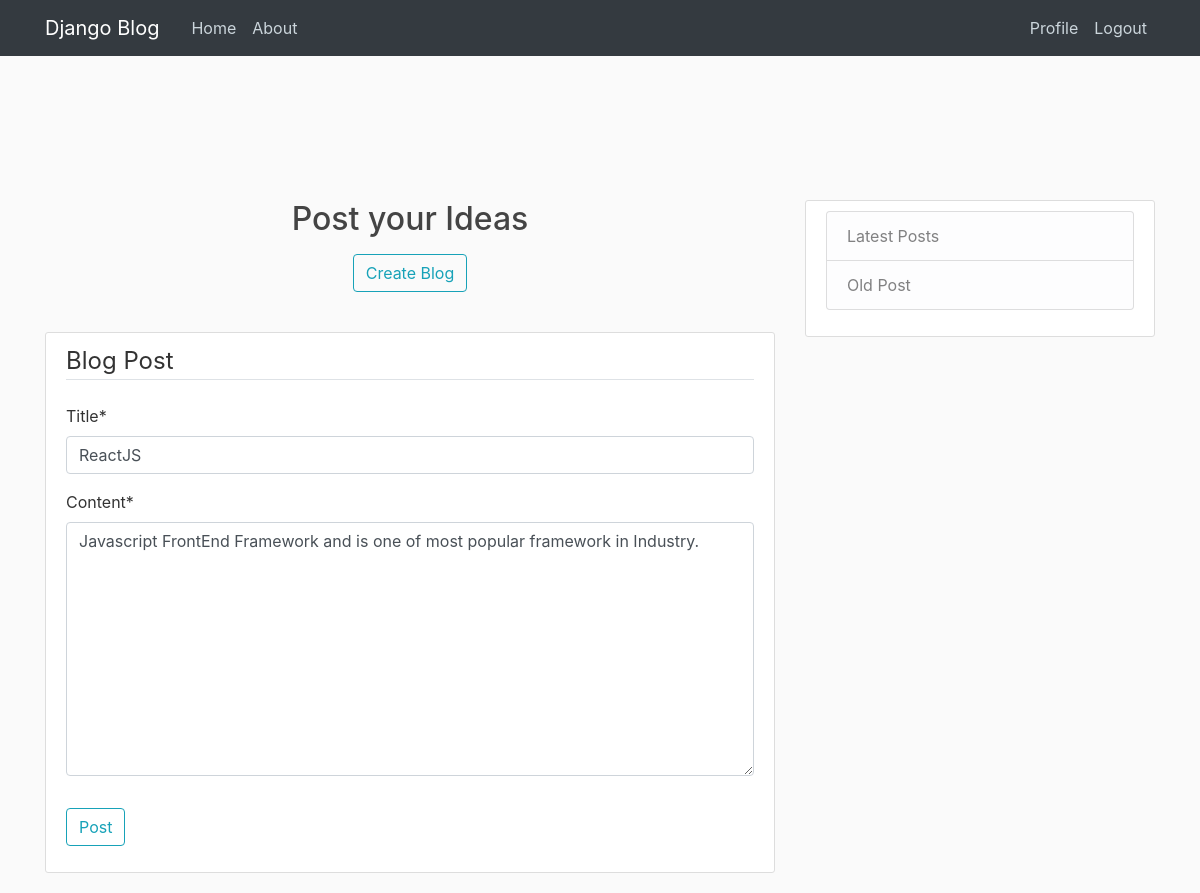
The app's page /post/4/update/ (signed in), older data.
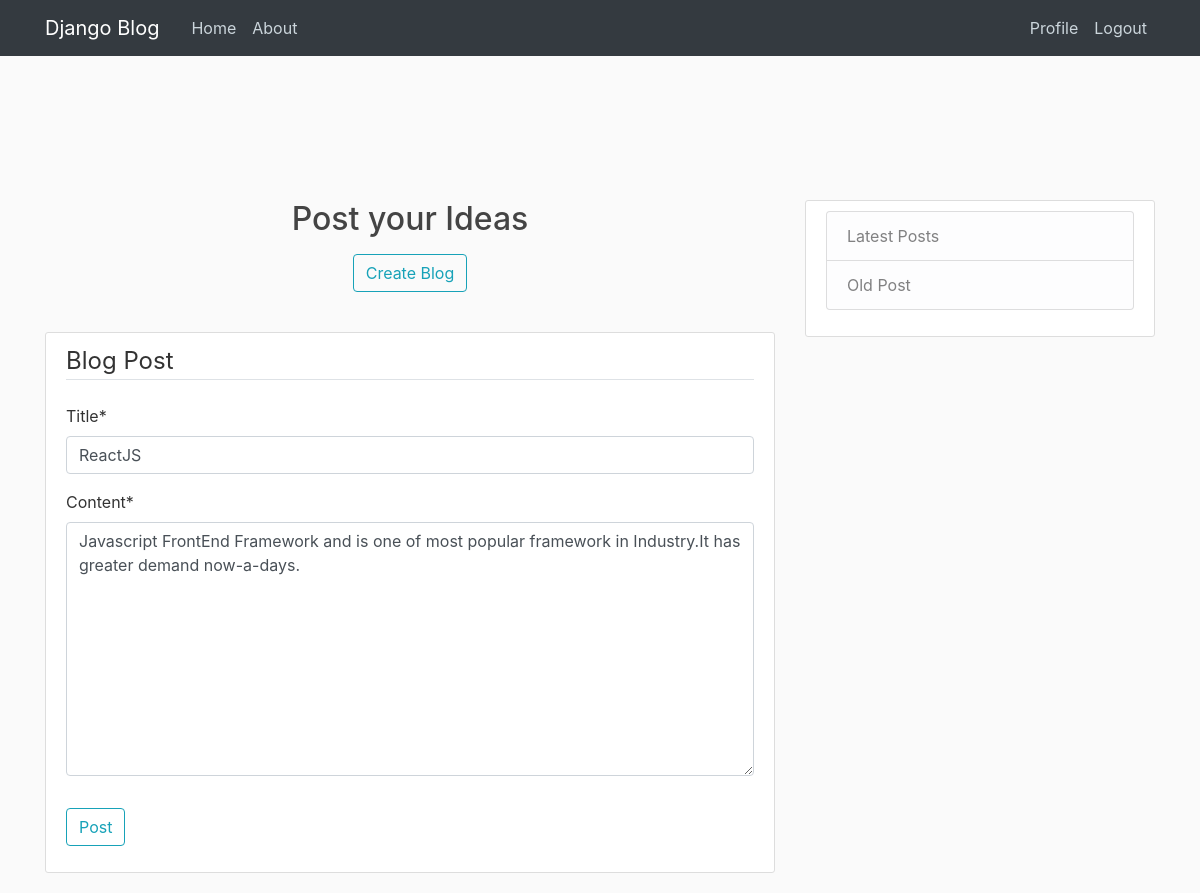
The same page, newer data.
### blog/models.py (models this page shows, shortened)
class Post(models.Model):
    title = models.CharField(max_length=100)
    content = models.TextField()
    date_posted = models.DateTimeField(default=timezone.now)
    author = models.ForeignKey(User, on_delete=models.CASCADE)

### blog/views.py (the view, shortened to what this page needs)
# urls.py: path('post/<int:pk>/update/', PostUpdateView.as_view(), name='post-update'),
class PostUpdateView(LoginRequiredMixin, UserPassesTestMixin, UpdateView):
    model = Post
    fields = ['title', 'content']
    def test_func(self):
        post = self.get_object()
        if self.request.user == post.author:
            return True
        return False

### templates/blog/post_form.html (shortened to what this page needs)
{% extends "blog/base.html" %} {% load crispy_forms_tags %} {% block content %}
<div class="content-section">
    <form method="POST">
        <fieldset class="form-group">
            <legend class="border-bottom mb-4">Blog Post</legend>
            {{ form|crispy }}
        </fieldset>
        <div class="form-group">
            <button class="btn btn-outline-info" type="submit">Post</button>
        </div>
    </form>
</div>
{% endblock content %}

Row changes from the older to the newer data that the page shows:
changed Post "ReactJS": content "Javascript FrontEnd Framework and is one of most popular framework in Industry." → "Javascript FrontEnd Framework and is one of most popular framework in Industry.It has greater demand now-a-days."
